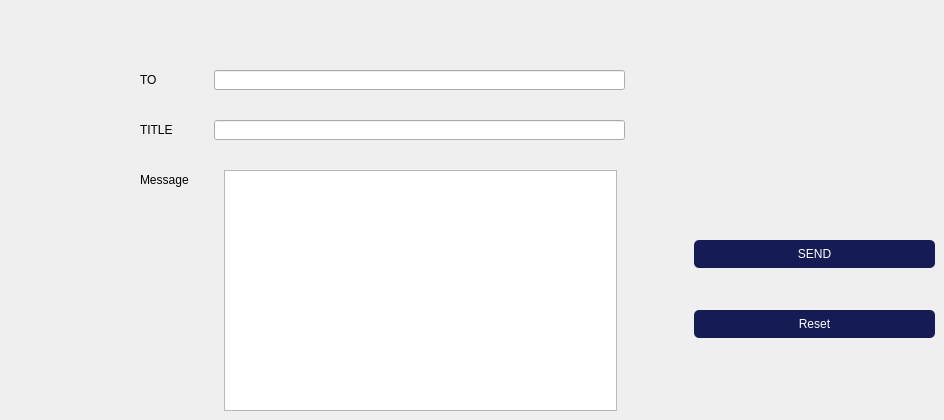
        <widget class="QWidget" name="tab_2">
         <attribute name="title">
          <string>notification</string>
         </attribute>
         <widget class="QLineEdit" name="subject">
          <property name="geometry">
           <rect>
            <x>214</x>
            <y>120</y>
            <width>411</width>
            <height>20</height>
           </rect>
          </property>
         </widget>
         <widget class="QPushButton" name="reset_3">
          <property name="geometry">
           <rect>
            <x>694</x>
            <y>310</y>
            <width>241</width>
            <height>28</height>
           </rect>
          </property>
          <property name="styleSheet">
           <string notr="true">QPushButton {
padding: 1px;
border-style: solid;
border: 2px solid gray;
border-radius: 8px;
background-color: rgb(143, 143, 143);
border:2px solid #000;
}
QPushButton {
     color: #fff !important;
text-transform: uppercase;
text-decoration: none;
background: #151B54;

border-radius: 5px;
display: inline-block;
border: none;
transition: all 0.4s ease 0s;
 }
 QPushButton:hover {
     background: #434343;
letter-spacing: 1px;
-webkit-box-shadow: 0px 5px 40px -10px rgba(0,0,0,0.57);
-moz-box-shadow: 0px 5px 40px -10px rgba(0,0,0,0.57);
box-shadow: 5px 40px -10px rgba(0,0,0,0.57);
transition: all 0.4s ease 0s;
 }</string>
          </property>
          <property name="text">
           <string>Reset</string>
          </property>
         </widget>
         <widget class="QLineEdit" name="rcpt">
          <property name="geometry">
           <rect>
            <x>214</x>
            <y>70</y>
            <width>411</width>
            <height>20</height>
           </rect>
          </property>
         </widget>
         <widget class="QLabel" name="label">
          <property name="geometry">
           <rect>
            <x>140</x>
            <y>70</y>
            <width>61</width>
            <height>20</height>
           </rect>
          </property>
          <property name="text">
           <string>TO</string>
          </property>
         </widget>
         <widget class="QLabel" name="label_8">
          <property name="geometry">
           <rect>
            <x>140</x>
            <y>170</y>
            <width>61</width>
            <height>20</height>
           </rect>
          </property>
          <property name="text">
           <string>Message</string>
          </property>
         </widget>
         <widget class="QPushButton" name="send_mail">
          <property name="geometry">
           <rect>
            <x>694</x>
            <y>240</y>
            <width>241</width>
            <height>28</height>
           </rect>
          </property>
          <property name="styleSheet">
           <string notr="true">QPushButton {
padding: 1px;
border-style: solid;
border: 2px solid gray;
border-radius: 8px;
background-color: rgb(143, 143, 143);
border:2px solid #000;
}
QPushButton {
     color: #fff !important;
text-transform: uppercase;
text-decoration: none;
background: #151B54;

border-radius: 5px;
display: inline-block;
border: none;
transition: all 0.4s ease 0s;
 }
 QPushButton:hover {
     background: #434343;
letter-spacing: 1px;
-webkit-box-shadow: 0px 5px 40px -10px rgba(0,0,0,0.57);
-moz-box-shadow: 0px 5px 40px -10px rgba(0,0,0,0.57);
box-shadow: 5px 40px -10px rgba(0,0,0,0.57);
transition: all 0.4s ease 0s;
 }</string>
          </property>
          <property name="text">
           <string>SEND</string>
          </property>
         </widget>
         <widget class="QPlainTextEdit" name="msg">
          <property name="geometry">
           <rect>
            <x>224</x>
            <y>170</y>
            <width>393</width>
            <height>241</height>
           </rect>
          </property>
          <property name="styleSheet">
           <string notr="true">QLineEdit {
padding: 1px;
border-style: solid;
border: 2px solid gray;
border-radius: 8px;
background-color: rgb(255, 255, 255);
border:2px solid #000;
}</string>
          </property>
         </widget>
         <widget class="QLabel" name="label_2">
          <property name="geometry">
           <rect>
            <x>140</x>
            <y>120</y>
            <width>61</width>
            <height>20</height>
           </rect>
          </property>
          <property name="text">
           <string>TITLE</string>
          </property>
         </widget>
        </widget>
